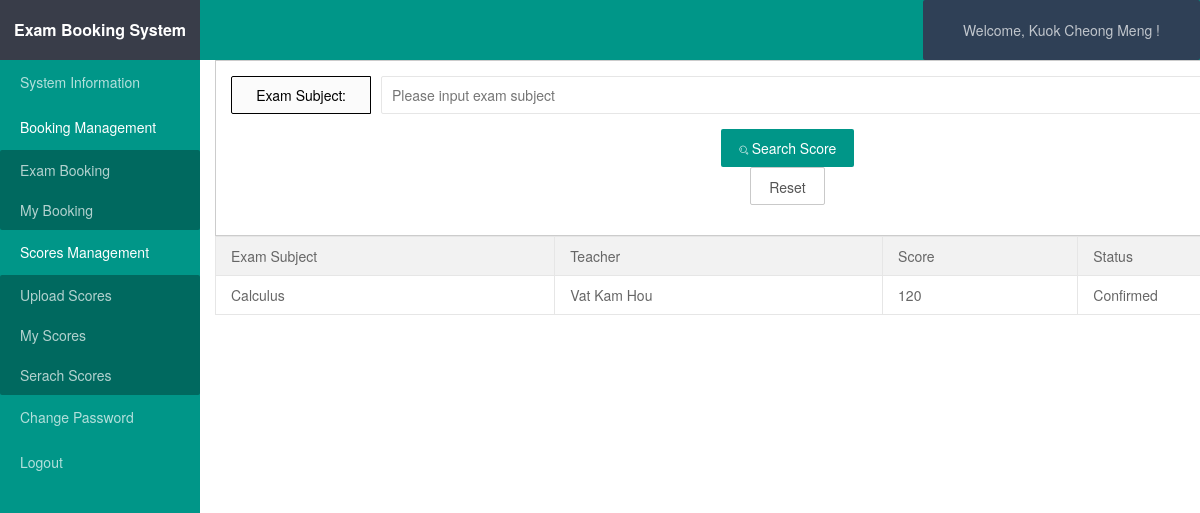
Screenshot of /student/scoresearch.php (signed in) with the database file from the repository.
### tables this page shows
CREATE TABLE `score`  (
  `id` int(11) NOT NULL AUTO_INCREMENT,
  `name` varchar(100) NULL DEFAULT NULL,
  `km` varchar(50) NULL DEFAULT NULL,
  `teachers` varchar(40) NULL DEFAULT NULL,
  `score` varchar(40) NULL DEFAULT NULL,
  `sfzh` varchar(20) NULL DEFAULT NULL,
  `tel` varchar(30) NULL DEFAULT NULL,
  `status` varchar(20) NULL DEFAULT '0',
  PRIMARY KEY (`id`) USING BTREE
);

### student/scoresearch.php (the view, shortened to what this page needs)
<?php
include '../conn.php';
?>
<!DOCTYPE html>
<html>
<head>
    <link rel="stylesheet" href="../assets/css/layui.css" />
    <link rel="stylesheet" href="../css/style.css" />
</head>
<body>
<div class="layui-layout layui-layout-admin">
<?php include 'header.php'; ?>
<div class="layui-side layui-bg-black">
        <?php include 'menu.php'; ?>
    </div>
    <div class="layui-body">
        <div class="layui-container">
<form class="layui-form" action="scoresearch.php" method="post" style="">
    <div class="layui-col-md12" style="padding: 15px;border: 1px solid #ccc;">
        <div class="layui-form-item">
            <label class="layui-form-label">Exam Subject:</label>
            <div class="layui-input-block">
                <input type="text" name="keywords" required lay-verify="required" placeholder="Please input exam subject" maxlength="11"
                       autocomplete="off"
                       class="layui-input">
            </div>
        </div>
        <div class="layui-form-item">
            <div class="layui-input-block">
                <button class="layui-btn" type="submit" lay-submit lay-filter="formDemo"><i class="layui-icon layui-icon-search" style="font-size: 10px; color: #fff;"></i>Search Score</button>
                <button type="reset" class="layui-btn layui-btn-primary">Reset</button>
            </div>
        </div>
    </div>
</form>
    <table class="layui-table layui-table-hover">
        <tr>
            <td>Exam Subject</td>
            <td>Teacher</td>
            <td>Score</td>
            <td>Status</td>
        </tr>
        <?php
    $uid = $_SESSION['name'];
	$keywords=$_POST['keywords'];
	$sql="select * from score where km like '%".$keywords."%' AND name = '$uid'";
	$state = $pdo->query($sql);
    $res = $state->fetchAll(PDO::FETCH_ASSOC);
	foreach ($res as $key => $row) {
        ?>
<tr bgColor="#ffffff">
                    <td><?php echo $row['km']; ?></td>
					<td><?php echo $row['teachers']; ?></td>
					<td><?php echo $row['score']; ?></td>
					<td>
						<?php
						if ($row['status'] == '0') {
							echo "<span style='color:red;font-weight:bold;padding: 0px 5px;border-radius: 4px;border: 1px solid red;background-color: #fff;'>Unconfirmed</span>";
						} else {
							echo "<span class='agree'>Confirmed</span>";
						}
					  ?>
					</td>
            </tr>
            <?php
        }
        ?>
    </table>
    </div>
    </div>
</div>
</body>
</html>

### css/style.css (style rules this page uses)
.layui-form-item { display: flex; align-items: center; }
.layui-form-label { flex: 0 0 140px; padding: 8px 15px; height: 38px; line-height: 20px; border-width: 1px; border-style: solid; border-radius: 2px 0 0 2px; text-align: center; background-color: #FBFBFB; overflow: hidden; white-space: nowrap; text-overflow: ellipsis; box-sizing: border-box; }
.layui-input-block { flex: 1; }
.layui-form-item .layui-input-block { margin-left: 5px; }
.layui-form-item .layui-form-label { margin-right: 5px; }
.layui-form-item .layui-btn { margin: 0 auto; display: block; }

### rows the page displays
score: km "Calculus", teachers "Vat Kam Hou", score "120", status "Confirmed"

### other values shown
$_SESSION['name'] "Kuok Cheong Meng"
